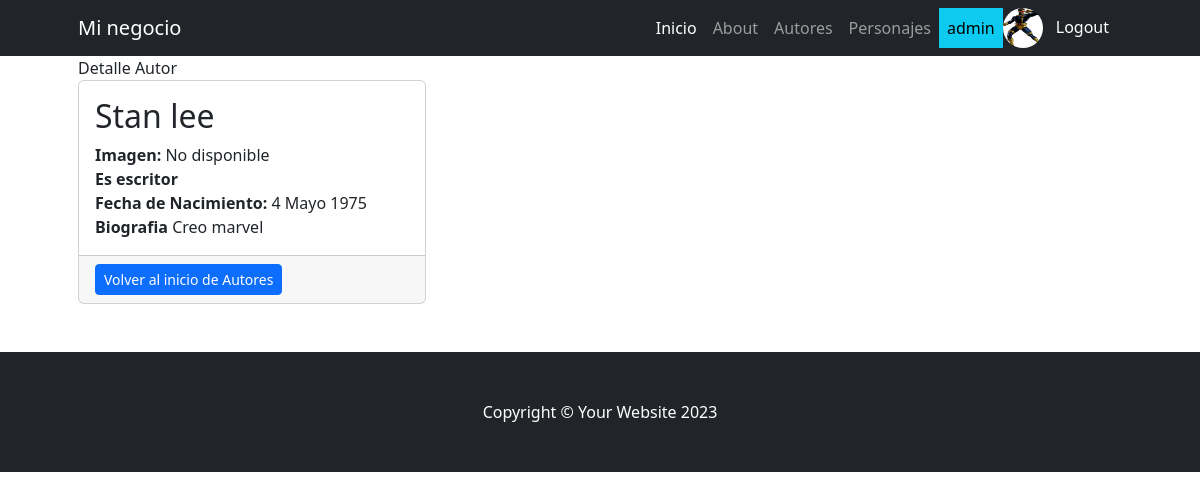
/autores/autores/detail/1 (signed in), run on the app's committed database.
### autores/models.py (models this page shows, shortened)
class Autor(models.Model):
    nombre = models.CharField(max_length=100)
    es_dibujante = models.BooleanField(default=False)
    es_escritor = models.BooleanField(default=False)
    fecha_nacimiento = models.DateField()
    biografia = models.TextField()
    imagen = models.ImageField(upload_to='imagenes_personajes/', null=True, blank=True)
    class Meta:
        verbose_name = "Autor"
        verbose_name_plural = "Autores"

### autores/views.py (the view)
# urls.py: path('autores/detail/<int:pk>', views.AutorDetailView.as_view(), name='autores_detail'),
class AutorDetailView(DetailView):
    model = models.Autor
    template_name = 'autores/autores_detail.html'

### core/context_processors.py (called while the page is built)
def profile_picture(request):
    if request.user.is_authenticated:
        try:
            profile = Profile.objects.get(user=request.user)
            return {'profile_picture_url': profile.profile_picture.url}
        except Profile.DoesNotExist:
            return {'profile_picture_url': None}
    return {'profile_picture_url': None}

### autores/templates/autores/autores_detail.html (shortened to what this page needs)
{% extends 'core/base.html' %}
{% block titulo %}
    Detalle Autor
{% endblock titulo %}
{% block contenido %}
<div class="col-md-4 mb-5">
    <div class="card h-100">
        <div class="card-body">
            <h2 class="card-title">{{ object.nombre }}</h2>
            <p class="card-text">
                {% if object.imagen %}
                    <img src="{{ object.imagen.url }}" alt="{{ object.nombre }}" height="200" width="200"><br>
                {% else %}
                    <strong>Imagen:</strong> No disponible<br>
                {% endif %}
                <strong>
                {% if object.es_escritor %}
                    Es escritor
                {% endif %}</strong><br>
                <strong>Fecha de Nacimiento:</strong> {{ object.fecha_nacimiento }}<br>
                <strong>Biografia</strong> {{ object.biografia }}<br>
            </p>
        </div>
        <div class="card-footer">
            <a class="btn btn-primary btn-sm" href="{% url 'autores:autores_list' %}">Volver al inicio de Autores</a>
        </div>
    </div>
</div>
{% endblock contenido %}

### core/templates/core/components/navbar.html (shortened to what this page needs)
<nav class="navbar navbar-expand-lg navbar-dark bg-dark">
    <div class="container px-5">
        <a class="navbar-brand" href="#!">Mi negocio</a>
        <div class="collapse navbar-collapse" id="navbarSupportedContent">
            <ul class="navbar-nav ms-auto mb-2 mb-lg-0">
                <li class="nav-item">
                    <a class="nav-link active" aria-current="page" href="{% url 'core:home' %}">Inicio</a>
                </li>
                <li class="nav-item">
                    <a class="nav-link" href="#!">About</a>
                </li>
                {% if user.is_authenticated %}
                <li class="nav-item">
                    <a class="nav-link" href="{% url 'autores:home' %}">Autores</a>
                </li>
                <li class="nav-item">
                    <a class="nav-link" href="{% url 'personaje:home' %}">Personajes</a>
                </li>
                <li class="nav-item">
                    <a class="nav-link text-bg-info">{{ user.username }}</a>
                </li>
                <li class="nav-item">
                    {% if profile_picture_url %}
                    <img src="{{ profile_picture_url }}" alt="Profile Picture" class="rounded-circle" width="40" height="40">
                    {% endif %}
                </li>
                <li class="nav-item">
                    <form action="{% url 'core:logout' %}" method="post">
                        <button type="submit" class="btn btn-dark">Logout</button>
                    </form>
                </li>
                {% endif %}
            </ul>
        </div>
    </div>
</nav>

### data on the page
Autor: nombre "Stan lee", fecha_nacimiento "4 Mayo 1975", biografia "Creo marvel"

### other printed values
{{ user.username }} "admin"
